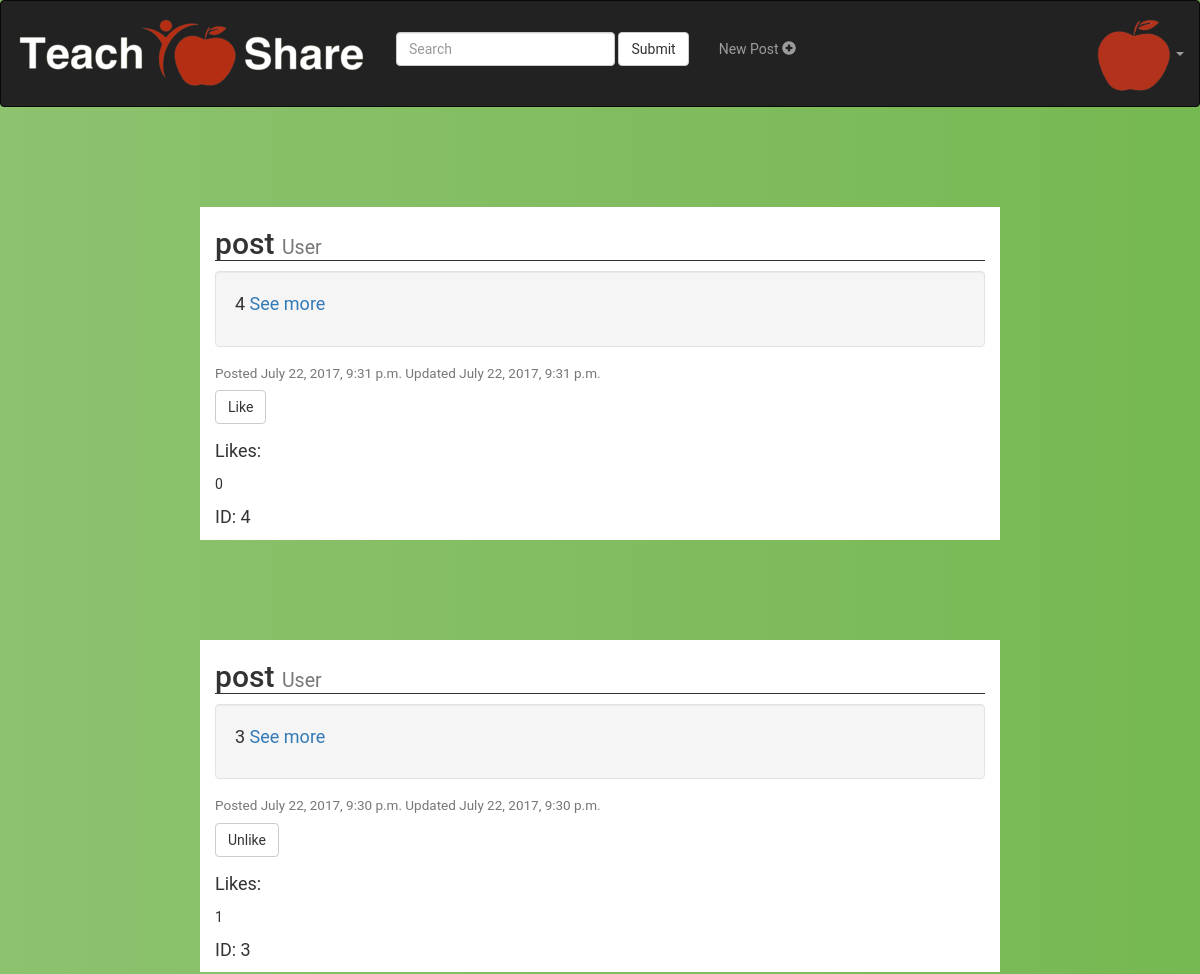
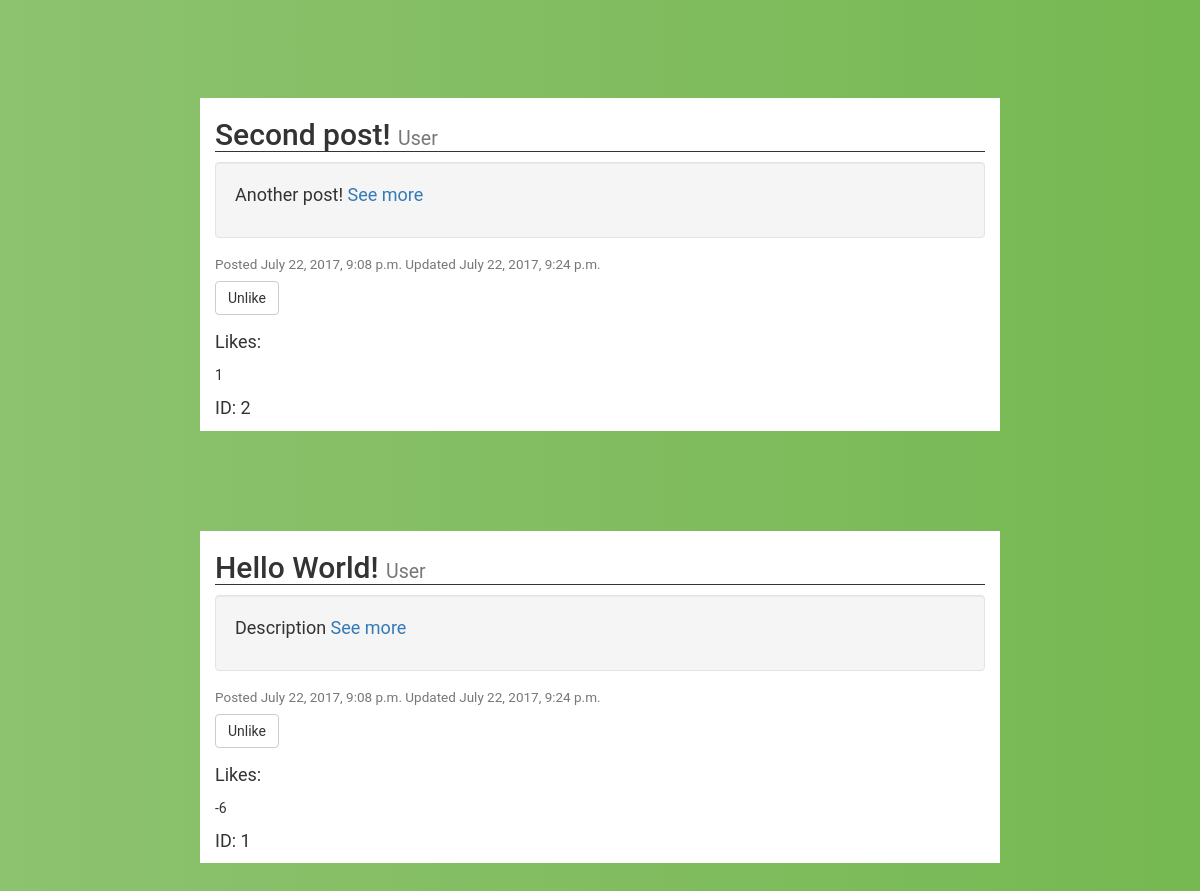
Page /account/dashboard/ (signed in) on the committed database (2 pictures, top to bottom).
### accounts/models.py (models this page shows)
class Post(models.Model):
	user = models.ForeignKey(settings.AUTH_USER_MODEL, default=1)
	title = models.CharField(max_length=100, default='')
	user = models.CharField(max_length=100, default='')
	content = models.TextField(default="")
	updated = models.DateTimeField(auto_now=True, auto_now_add=False)
	likes = models.IntegerField(default=0)
	timestamp = models.DateTimeField(auto_now=False, auto_now_add= True)

### accounts/views.py (the view)
@login_required(login_url='/account/login')
def dashboard(request):
	likedPosts = []
	for post in request.user.userprofile.favorites.all():
		likedPosts.append(post)
	if request.method == 'POST':
		return render(request, 'accounts/dashboard.html',
					{'posts' : search(Post.objects.all(), request.POST['search']),
					 'likedPosts' : likedPosts})
	else:
		return render(request, 'accounts/dashboard.html',
						{'posts' : Post.objects.all().order_by('-timestamp'),
						 'likedPosts' : likedPosts})

### accounts/templates/accounts/dashboard.html (shortened to what this page needs)
<html lang="en">
<head>
{% load static %}
<link rel="stylesheet" href="https://maxcdn.bootstrapcdn.com/bootstrap/3.3.7/css/bootstrap.min.css">
<link rel="stylesheet" href={% static 'accounts/dashboard.css'%} type = "text/css">
</head>
<body>
{% block body %}
<nav class="navbar navbar-inverse ">
  <div class="container-fluid">
    <div class="navbar-header">
      <a class="navbar-brand" href="/account/dashboard">
        <img src="{% static "accounts/tslogo.png" %}" alt="TSLogo"/>
      </a>
    </div>
    <form class="navbar-form navbar-left nav-searchpad"
		method="post" id="search" action="{% url 'account:dashboard' %}">
      <div class="form-group">
        <input type="text" name="search" class="form-control" placeholder="Search">
      </div>
      <button type="submit" class="btn btn-default">Submit</button>
    </form>
    <ul class="nav navbar-nav nav-navitems">
      <li><a href="/account/create/">
        <p>New Post <span class="glyphicon glyphicon-plus-sign"></span> </p>
        </a>
      </li>
    </ul>
    <ul class="nav navbar-nav navbar-right">
      <li class="dropdown">
        <a class="dropdown-toggle" data-toggle="dropdown" >
          <img src="{% static "accounts/applelogo.png" %}" alt="TSLogo"/>
        <span class="caret"></span></a>
      </li>
    </ul>
  </div>
</nav>
{% if posts %}
	{% for post in posts %}
		<div class="container">
			<h2>{{post.title}} <small>{{post.user}}</small></h2>
			<div class="well">
				<p>
					{{post.content}}
					<a href= '/account/detail/{{post.id}}'>See more</a>
				</p>
			</div>
			<h4><small>Posted {{post.timestamp}} Updated {{post.updated}}
			</small></h4>
			<form action="{% url 'account:like' id=post.id %}" method="POST"
					id="likeForm{{post.id}}">
				<button type="submit" class="btn btn-default">
					{% if likedPosts %}
						{% if post in likedPosts %}
							<div id="likeSubmit{{post.id}}">Unlike</div>
						{% else %}
							<div id="likeSubmit{{post.id}}">Like</div>
						{% endif %}
					{% else %}
						<div id="likeSubmit{{post.id}}">Like</div>
					{% endif %}
				</button>
			</form>
			<p> Likes: <div id="likes{{post.id}}">{{post.likes}}</div></p>
			<p> ID: {{post.id}}</p>
		</div>
	{% endfor %}
{% endif %}
{% endblock %}
</body>

### accounts/static/accounts/dashboard.css (style rules this page uses)
body { background: #FCF4E3 ; background: -webkit-linear-gradient(right, #76b852, #8DC26F); background: -moz-linear-gradient(right, #76b852, #8DC26F); background: -o-linear-gradient(right, #76b852, #8DC26F); background: linear-gradient(to left, #76b852, #8DC26F); font-family: "Roboto", sans-serif; -webkit-font-smoothing: antialiased; -moz-osx-font-smoothing: grayscale; }
.navbar { min-height:100px !important; }
.nav-navitems { text-align: center; padding-top: 2%; }
.nav-searchpad { text-align: center; padding-top: 2%; }
.container { margin: 100px 200px; width: 800px; text-align: left; background-color: #ffffff; }
.container>p { font-size: 18px; }
.container>h2 { border-style: solid; border-bottom-width: 1px; border-top-width: 0px; border-left-width: 0px; border-right-width: 0px; }
.well { margin-left: 0px; }
.well>p { font-size: 18px; }

### rows in the picture
Post: title "post", user "User", content "4", timestamp "July 22, 2017, 9:31 p.m.", updated "July 22, 2017, 9:31 p.m.", likes "0", id "4"
Post: title "post", user "User", content "3", timestamp "July 22, 2017, 9:30 p.m.", updated "July 22, 2017, 9:30 p.m.", likes "1", id "3"
Post: title "Second post!", user "User", content "Another post!", timestamp "July 22, 2017, 9:08 p.m.", updated "July 22, 2017, 9:24 p.m.", likes "1", id "2"
Post: title "Hello World!", user "User", content "Description", timestamp "July 22, 2017, 9:08 p.m.", updated "July 22, 2017, 9:24 p.m.", likes "-6", id "1"
